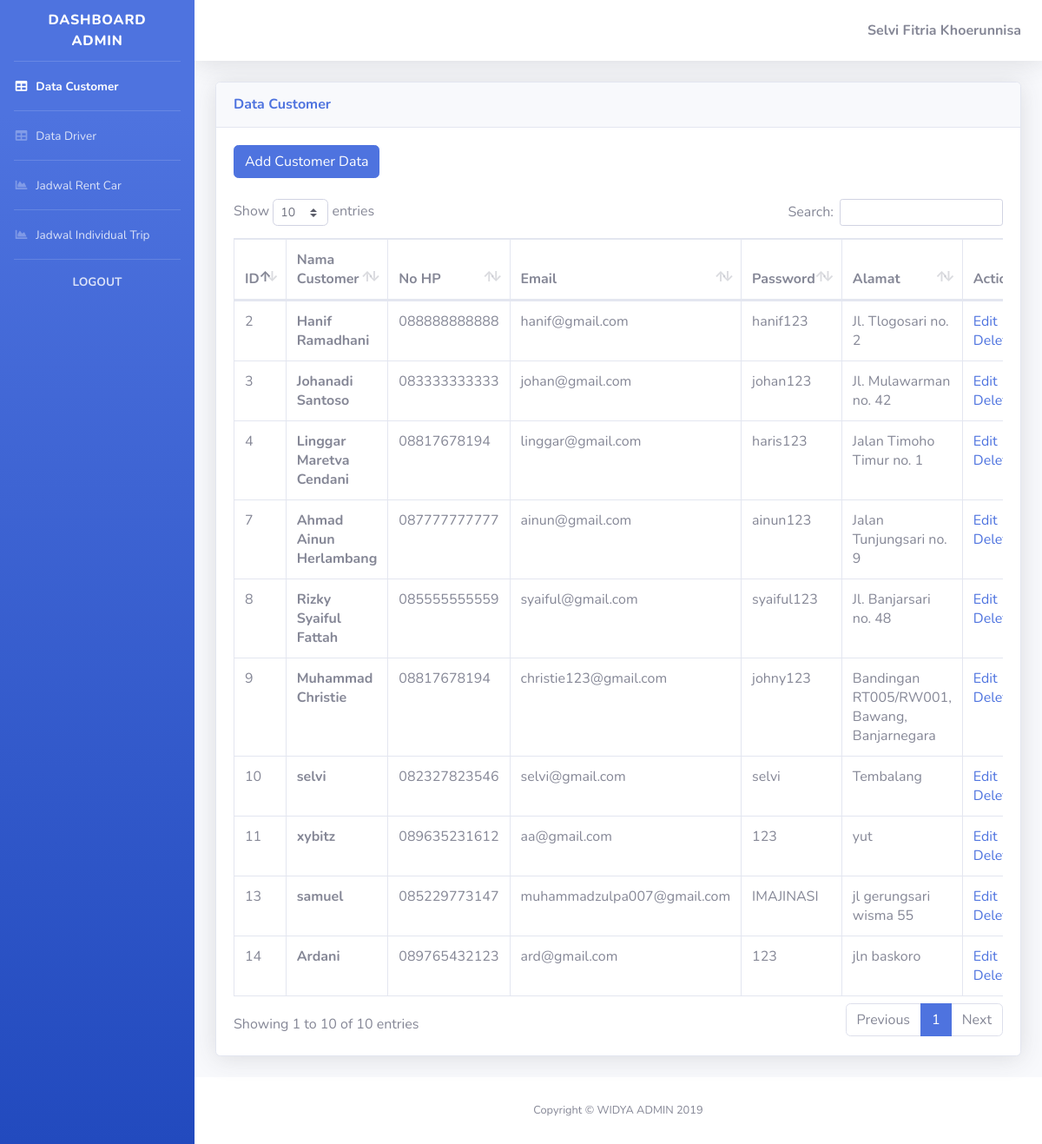
The page /website/admin/index.php (signed in) on the database its author committed.
### tables this page shows
CREATE TABLE `customers` (
  `id_customer` int(11) NOT NULL,
  `nama_customer` varchar(255) NOT NULL,
  `no_hp` varchar(255) NOT NULL,
  `email` varchar(255) NOT NULL,
  `password` varchar(255) NOT NULL,
  `alamat` varchar(255) NOT NULL,
  `foto_profil` varchar(255) DEFAULT NULL
);

### website/admin/index.php (the view, shortened to what this page needs)
<html>
<head>
  <link href="vendor/fontawesome-free/css/all.min.css" rel="stylesheet" type="text/css">
  <link href="css/sb-admin-2.min.css" rel="stylesheet">
  <link href="vendor/datatables/dataTables.bootstrap4.min.css" rel="stylesheet">
</head>
<body id="page-top">
  <div id="wrapper">
    <ul class="navbar-nav bg-gradient-primary sidebar sidebar-dark accordion" id="accordionSidebar">
      <a class="sidebar-brand d-flex align-items-center justify-content-center" href="index.php">
        <div class="sidebar-brand-text mx-3">Dashboard Admin</div>
      </a>
      <hr class="sidebar-divider my-0">
      <li class="nav-item active">
        <a class="nav-link" href="index.php">
          <i class="fas fa-fw fa-table"></i>
          <span>Data Customer</span></a>
      </li>
      <hr class="sidebar-divider my-0">
      <li class="nav-item">
        <a class="nav-link" href="driver.php">
          <i class="fas fa-fw fa-table"></i>
          <span>Data Driver</span></a>
      </li>
      <hr class="sidebar-divider my-0">
      <li class="nav-item">
        <a class="nav-link" href="rentcar.php">
          <i class="fas fa-fw fa-chart-area"></i>
          <span>Jadwal Rent Car</span></a>
      </li>
      <hr class="sidebar-divider my-0">
      <li class="nav-item">
        <a class="nav-link" href="individualtrip.php">
          <i class="fas fa-fw fa-chart-area"></i>
          <span>Jadwal Individual Trip</span></a>
      </li>
      <hr class="sidebar-divider my-0">
      <li class="nav-item">
        <a class="nav-link" href="#" data-toggle="modal" data-target="#logoutModal">
      <center>
        <span><b>LOGOUT</b></span>
      </center></a>
      </li>
    </ul>
    <div id="content-wrapper" class="d-flex flex-column">
      <div id="content">
        <nav class="navbar navbar-expand navbar-light bg-white topbar mb-4 static-top shadow">
          <ul class="navbar-nav ml-auto">
          <?php
            require_once('db_login.php');
            $con = mysqli_connect($db_host, $db_username, $db_password,$db_database);
            $email = $_SESSION['email'];
            $query = " SELECT nama_admin, id_admin FROM admin WHERE admin.email = '$email' ";
            $result = mysqli_query($con,$query);
            $row = mysqli_fetch_array($result);
            $nama = $row['nama_admin'];
          ?>
            <span class="mr-2 d-none d-lg-inline text-gray-600 medium"><b><?php echo $nama; ?></b></span>
          </ul>
        </nav>
        <div class="container-fluid">
            <div class="card shadow mb-4">
              <div class="card-header py-3">
                <h6 class="m-0 font-weight-bold text-primary">Data Customer</h6>
              </div>
              <div class="card-body">
              <a class="btn btn-primary" href="add_customer.php">Add Customer Data</a><br/><br/>
                <div class="table-responsive">
                  <table class="table table-bordered" id="dataTable" width="100%" cellspacing="0">
                    <thead>
                      <tr>
                        <th>ID</th>
                        <th>Nama Customer</th>
                        <th>No HP</th>
                        <th>Email</th>
                        <th>Password</th>
                        <th>Alamat</th>
                        <th>Action</th>
                      </tr>
                    </thead>
                    <tbody>
                    <?php
                      require_once('db_login.php');
                      $con = mysqli_connect($db_host, $db_username, $db_password,$db_database);
                      $query = " SELECT * FROM customers";
                      $result = mysqli_query($con,$query);
                      while ($row = mysqli_fetch_array($result)){
                          echo '<tr>';
                          echo '<td>'.$row['id_customer'].'</td>';
                          echo '<td><b>'.$row['nama_customer'].'<b></td> ';
                          echo '<td>'.$row['no_hp'].'</td> ';
                          echo '<td>'.$row['email'].'</td>';
                          echo '<td>'.$row['password'].'</td>';
                          echo '<td>'.$row['alamat'].'</td>';
                          echo '<td>'.'<a href="edit_customer.php?id='.$row['id_customer'].'">Edit</a> &nbsp; | &nbsp; <a href="delete_customer.php?id='.$row['id_customer'].'" onclick="return confirm(\'Are you sure?\')">Delete</a>'.'</td>';
                          echo '</tr>';
                      }
                    ?>
                    </tbody>
                  </table>
                </div>
              </div>
            </div>
          </div>
      </div>
      <footer class="sticky-footer bg-white">
        <div class="container my-auto">
          <div class="copyright text-center my-auto">
            <span>Copyright &copy; WIDYA ADMIN 2019</span>
          </div>
        </div>
      </footer>
    </div>
  </div>
</body>
</html>

### rows shown on the page
customers: id_customer "2", nama_customer "Hanif Ramadhani", no_hp "088888888888", email "hanif@gmail.com", password "hanif123", alamat "Jl. Tlogosari no. 2"
customers: id_customer "3", nama_customer "Johanadi Santoso", no_hp "083333333333", email "johan@gmail.com", password "johan123", alamat "Jl. Mulawarman no. 42"
customers: id_customer "4", nama_customer "Linggar Maretva Cendani", no_hp "08817678194", email "linggar@gmail.com", password "haris123", alamat "Jalan Timoho Timur no. 1"
customers: id_customer "7", nama_customer "Ahmad Ainun Herlambang", no_hp "087777777777", email "ainun@gmail.com", password "ainun123", alamat "Jalan Tunjungsari no. 9"
customers: id_customer "8", nama_customer "Rizky Syaiful Fattah", no_hp "085555555559", email "syaiful@gmail.com", password "syaiful123", alamat "Jl. Banjarsari no. 48"
customers: id_customer "9", nama_customer "Muhammad Christie", no_hp "08817678194", email "christie123@gmail.com", password "johny123", alamat "Bandingan RT005/RW001, Bawang, Banjarnegara"
customers: id_customer "10", nama_customer "selvi", no_hp "082327823546", email "selvi@gmail.com", password "selvi", alamat "Tembalang"
customers: id_customer "11", nama_customer "xybitz", no_hp "089635231612", email "aa@gmail.com", password "123", alamat "yut"
customers: id_customer "13", nama_customer "samuel", no_hp "085229773147", email "muhammadzulpa007@gmail.com", password "IMAJINASI", alamat "jl gerungsari wisma 55"
customers: id_customer "14", nama_customer "Ardani", no_hp "089765432123", email "ard@gmail.com", password "123", alamat "jln baskoro"

### other values the page prints
$nama "Selvi Fitria Khoerunnisa"
